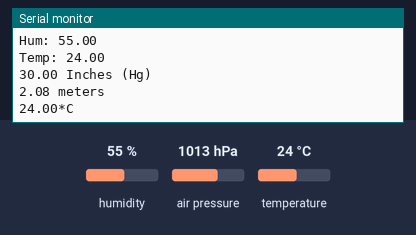
A sketch run on a simulated Arduino Uno, built with avr-gcc and run on an emulated ATmega328P. On the bench: the last lines printed to the serial monitor. Inputs (shaded band) come from the test bench; at power-on: humidity 55 %, air pressure 1013 hPa, temperature 24 °C.

Above: at 1.2 s.
1.3 s: humidity set to 22 %
2.8 s: air pressure set to 952 hPa
At 4.0 s:
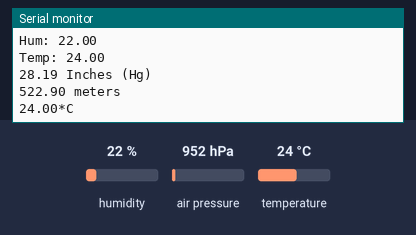
4.3 s: temperature set to 12 °C
At 6.1 s:
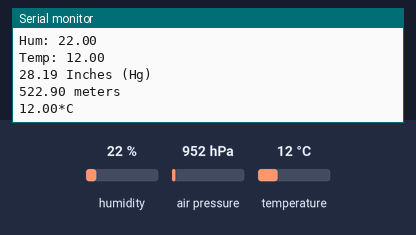

Measured:
- after the input at 2.8 s, the serial monitor: prints a new line after 0.38 s (image 1)
- after the input at 4.3 s, the serial monitor: prints a new line after 0.96 s (image 2)

The sketch:

I2C_two_slaves.ino
```cpp
#include <Wire.h>
#include <Adafruit_AM2315.h> // Library for external temperature/humidity sensing
#include <Adafruit_MPL3115A2.h> // Library for altitude/barometric pressure/temperature sensing

Adafruit_AM2315 am2315; // Declaring variable for external temperature/humidity sensor

Adafruit_MPL3115A2 baro = Adafruit_MPL3115A2(); // Declaring variable for altitude/bp/temp sensor

void setup() {
  // put your setup code here, to run once:
  Serial.begin(9600);

  // Starting sensors
  am2315.begin();
  baro.begin();


}

void loop() {
  // put your main code here, to run repeatedly:
  Serial.print("Hum: "); Serial.println(am2315.readHumidity());
  Serial.print("Temp: "); Serial.println(am2315.readTemperature());

  float pascals = baro.getPressure();
  // Our weather page presents pressure in Inches (Hg)
  // Use http://www.onlineconversion.com/pressure.htm for other units
  Serial.print(pascals/3377); Serial.println(" Inches (Hg)");

  float altm = baro.getAltitude();
  Serial.print(altm); Serial.println(" meters");

  float tempC = baro.getTemperature();
  Serial.print(tempC); Serial.println("*C");

  delay(1000);

}
```
